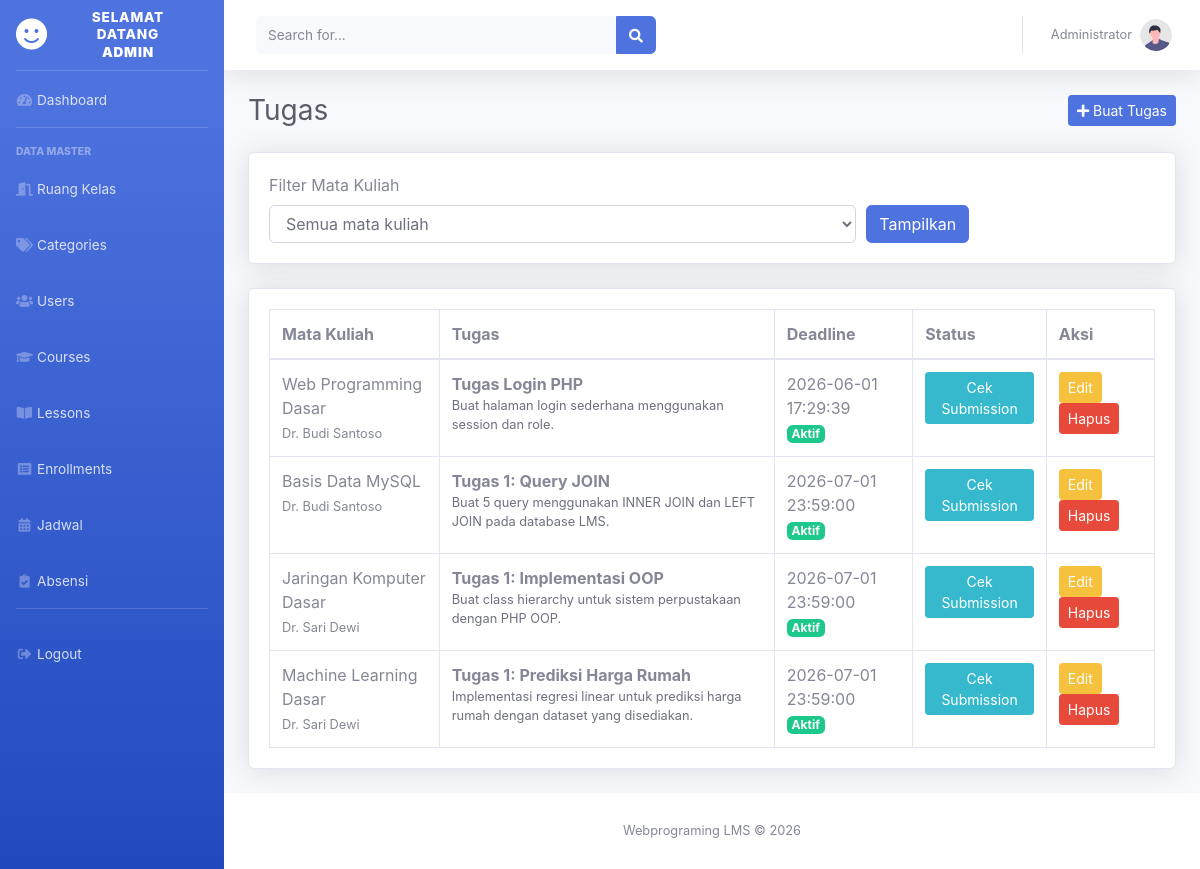
The page /layout.php?page=tugas (signed in) on the database its author committed.
### tables this page shows
CREATE TABLE `assignments` (
  `id` int NOT NULL AUTO_INCREMENT,
  `course_id` int NOT NULL,
  `judul_tugas` varchar(255) NOT NULL,
  `deskripsi` text,
  `file_path` varchar(255) DEFAULT NULL,
  `deadline` datetime NOT NULL,
  `created_at` timestamp NULL DEFAULT CURRENT_TIMESTAMP,
  PRIMARY KEY (`id`),
  KEY `course_id` (`course_id`),
  CONSTRAINT `assignments_ibfk_1` FOREIGN KEY (`course_id`) REFERENCES `courses` (`id`) ON DELETE CASCADE
);

CREATE TABLE `courses` (
  `id` int NOT NULL AUTO_INCREMENT,
  `teacher_id` int NOT NULL,
  `category_id` int DEFAULT NULL,
  `judul` varchar(255) NOT NULL,
  `deskripsi` text,
  `gambar_cover` varchar(255) DEFAULT NULL,
  `harga` decimal(10,2) DEFAULT '0.00',
  `status` enum('draft','published') DEFAULT 'draft',
  `created_at` timestamp NULL DEFAULT CURRENT_TIMESTAMP,
  PRIMARY KEY (`id`),
  KEY `teacher_id` (`teacher_id`),
  KEY `category_id` (`category_id`),
  CONSTRAINT `courses_ibfk_1` FOREIGN KEY (`teacher_id`) REFERENCES `users` (`id`) ON DELETE CASCADE,
  CONSTRAINT `courses_ibfk_2` FOREIGN KEY (`category_id`) REFERENCES `categories` (`id`) ON DELETE SET NULL
);

CREATE TABLE `users` (
  `id` int NOT NULL AUTO_INCREMENT,
  `nama_lengkap` varchar(100) NOT NULL,
  `email` varchar(100) NOT NULL,
  `password` varchar(255) NOT NULL,
  `role` enum('admin','dosen','mahasiswa') DEFAULT 'mahasiswa',
  `foto_profil` varchar(255) DEFAULT 'default.jpg',
  `created_at` timestamp NULL DEFAULT CURRENT_TIMESTAMP,
  PRIMARY KEY (`id`),
  UNIQUE KEY `email` (`email`)
);

### koneksi/koneksi.php (called while the page is built, shortened)
<?php
$db_driver = getenv('APP_DB') ?: 'mysql';
$db_type = $db_driver === 'sqlite' ? 'sqlite' : 'mysql';
class DbResult {
    public array $rows;
    private int $index = 0;
    public function __construct(array $rows = []) {
        $this->rows = $rows;
    }
    public function fetch_assoc(): ?array {
        if ($this->index >= count($this->rows)) {
            return null;
        }
        return $this->rows[$this->index++];
    }
}
class DbStatement {
    public function __construct(PDOStatement $stmt) {
        $this->stmt = $stmt;
    }
}
function db_prepare(PDO $db, string $sql): DbStatement {
    return new DbStatement($db->prepare(db_translate_sql($sql)));
}
function db_stmt_execute(DbStatement $stmt): bool {
    return $stmt->stmt->execute($stmt->params);
}
function db_stmt_get_result(DbStatement $stmt): DbResult {
    return new DbResult($stmt->stmt->fetchAll(PDO::FETCH_ASSOC));
}
function db_fetch_assoc(DbResult|false $result): ?array {
    return $result ? $result->fetch_assoc() : null;
}
function db_translate_sql(string $sql): string {
    global $db_type;
    if ($db_type !== 'sqlite') {
        return $sql;
    }
    $sql = str_replace('CURRENT_TIMESTAMP()', 'CURRENT_TIMESTAMP', $sql);
    return $sql;
}

### module/tugas.php (the view, shortened to what this page needs)
<?php
$role = $_SESSION['role'] ?? 'mahasiswa';
if ($role === 'admin') {
    $sql = "SELECT a.*, c.judul AS course_title, u.nama_lengkap AS dosen FROM assignments a JOIN courses c ON c.id = a.course_id JOIN users u ON u.id = c.teacher_id";
} elseif ($role === 'dosen') {
    $sql = "SELECT a.*, c.judul AS course_title, u.nama_lengkap AS dosen FROM assignments a JOIN courses c ON c.id = a.course_id JOIN users u ON u.id = c.teacher_id WHERE c.teacher_id = ?";
    $params = [(int) $_SESSION['user_id']];
    $types = "i";
}
$sql .= " ORDER BY a.deadline ASC, a.created_at DESC";
$stmt = db_prepare($koneksi, $sql);
db_stmt_execute($stmt);
$assignments = db_stmt_get_result($stmt);
?>
<div class="d-sm-flex align-items-center justify-content-between mb-4">
    <h1 class="h3 mb-0 text-gray-800">Tugas</h1>
    <?php if (in_array($role, ['admin', 'dosen'], true)): ?>
        <a href="layout.php?page=tambah_tugas" class="btn btn-primary btn-sm"><i class="fas fa-plus"></i> Buat Tugas</a>
    <?php endif; ?>
</div>
<form class="card shadow mb-4" method="get">
    <div class="card-body">
        <div class="form-row align-items-end">
            <div class="col-md-8">
                <label>Filter Mata Kuliah</label>
                <select name="course_id" class="form-control">
                    <option value="0">Semua mata kuliah</option>
                </select>
            </div>
            <div class="col-md-4 mt-3 mt-md-0">
                <button class="btn btn-primary" type="submit">Tampilkan</button>
            </div>
        </div>
    </div>
</form>
<div class="card shadow mb-4">
    <div class="card-body">
        <div class="table-responsive">
            <table class="table table-bordered mb-0">
                <thead>
                    <tr>
                        <th>Mata Kuliah</th>
                        <th>Tugas</th>
                        <th>Deadline</th>
                        <th>Status</th>
                        <th>Aksi</th>
                    </tr>
                </thead>
                <tbody>
                    <?php while ($assignment = db_fetch_assoc($assignments)): ?>
                    <?php
                    $isLate = strtotime($assignment['deadline']) < time();
                    $submitStatus = $assignment['submit_status'] ?? null;
                    ?>
                    <tr>
                        <td><?php echo e($assignment['course_title']); ?><br><small><?php echo e($assignment['dosen']); ?></small></td>
                        <td>
                            <strong><?php echo e($assignment['judul_tugas']); ?></strong>
                            <div class="small text-gray-700"><?php echo nl2br(e($assignment['deskripsi'])); ?></div>
                        </td>
                        <td>
                            <?php echo e($assignment['deadline']); ?><br>
                            <span class="badge badge-<?php echo $isLate ? 'danger' : 'success'; ?>"><?php echo $isLate ? 'Lewat deadline' : 'Aktif'; ?></span>
                        </td>
                        <td>
                            <?php if ($role === 'mahasiswa'): ?>
                                <?php if ($submitStatus === 'reviewed'): ?>
                                    <span class="badge badge-success">Dinilai: <?php echo e($assignment['nilai']); ?></span>
                                <?php elseif ($submitStatus === 'submitted'): ?>
                                    <span class="badge badge-info">Sudah submit</span>
                                <?php else: ?>
                                    <span class="badge badge-secondary">Belum submit</span>
                                <?php endif; ?>
                            <?php else: ?>
                                <a href="layout.php?page=cek_tugas&id=<?php echo e($assignment['id']); ?>" class="btn btn-info btn-sm">Cek Submission</a>
                            <?php endif; ?>
                        </td>
                        <td>
                            <?php if (in_array($role, ['admin', 'dosen'], true)): ?>
                                <a href="layout.php?page=ubah_tugas&id=<?php echo e($assignment['id']); ?>" class="btn btn-warning btn-sm">Edit</a>
                                <a href="module/hapus_tugas.php?id=<?php echo e($assignment['id']); ?>" class="btn btn-danger btn-sm" onclick="return confirm('Hapus tugas ini?')">Hapus</a>
                            <?php else: ?>
                                <a href="layout.php?page=submit_tugas&id=<?php echo e($assignment['id']); ?>" class="btn btn-primary btn-sm"><?php echo $submitStatus ? 'Update Submit' : 'Submit Tugas'; ?></a>
                            <?php endif; ?>
                        </td>
                    </tr>
                    <?php endwhile; ?>
                </tbody>
            </table>
        </div>
    </div>
</div>

### rows shown on the page
assignments: course.judul "Web Programming Dasar", users.nama_lengkap "Dr. Budi Santoso", judul_tugas "Tugas Login PHP", deskripsi "Buat halaman login sederhana menggunakan session dan role.", deadline "2026-06-01 17:29:39", shows "Aktif"
assignments: course.judul "Basis Data MySQL", users.nama_lengkap "Dr. Budi Santoso", judul_tugas "Tugas 1: Query JOIN", deskripsi "Buat 5 query menggunakan INNER JOIN dan LEFT JOIN pada database LMS.", deadline "2026-07-01 23:59:00", shows "Aktif"
assignments: course.judul "Jaringan Komputer Dasar", users.nama_lengkap "Dr. Sari Dewi", judul_tugas "Tugas 1: Implementasi OOP", deskripsi "Buat class hierarchy untuk sistem perpustakaan dengan PHP OOP.", deadline "2026-07-01 23:59:00", shows "Aktif"
assignments: course.judul "Machine Learning Dasar", users.nama_lengkap "Dr. Sari Dewi", judul_tugas "Tugas 1: Prediksi Harga Rumah", deskripsi "Implementasi regresi linear untuk prediksi harga rumah dengan dataset yang disediakan.", deadline "2026-07-01 23:59:00", shows "Aktif"

### other values the page prints
$roleLabel[$role] "ADMIN"
$_SESSION['username'] "Administrator"
